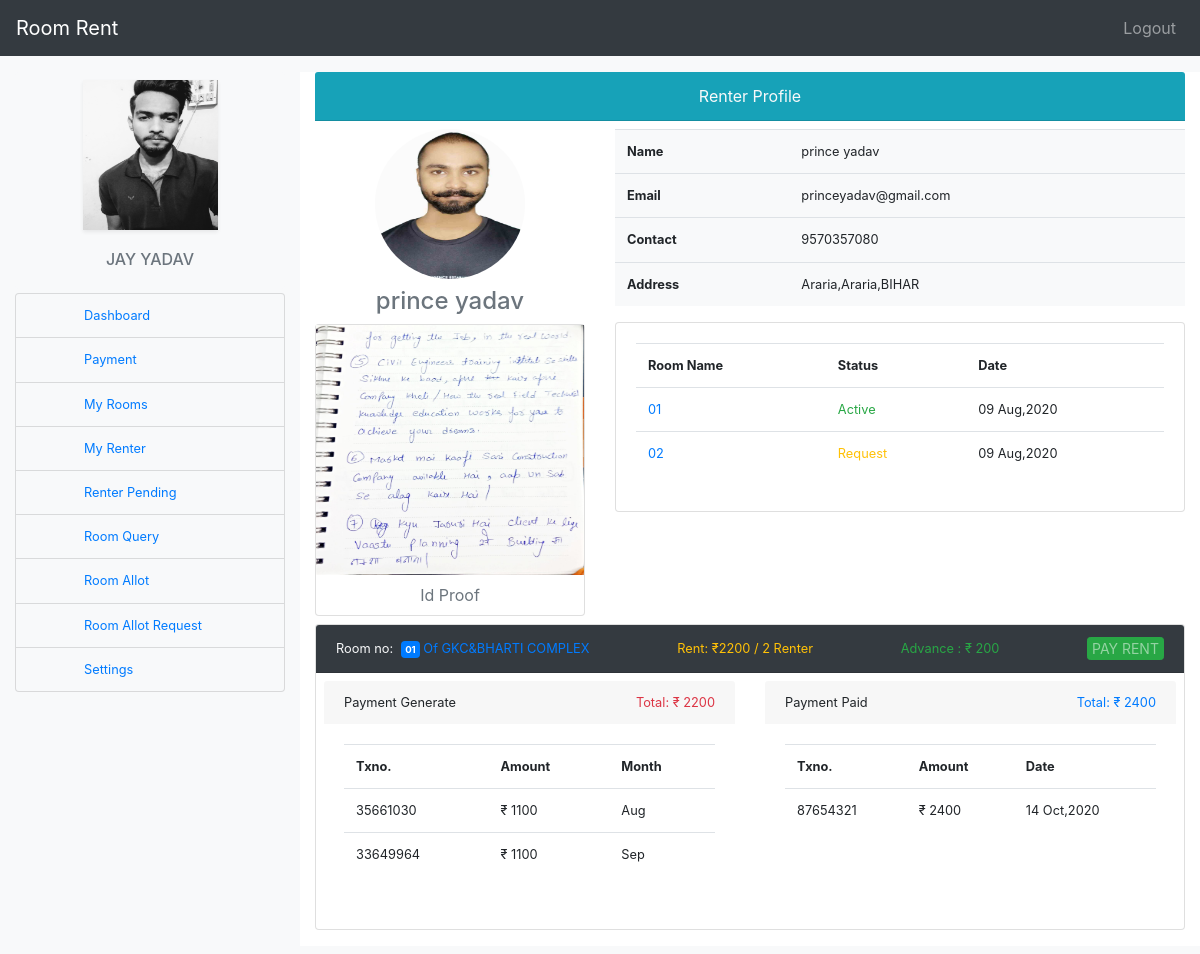
The app's page /view_renter_profile/2 (signed in), older data.
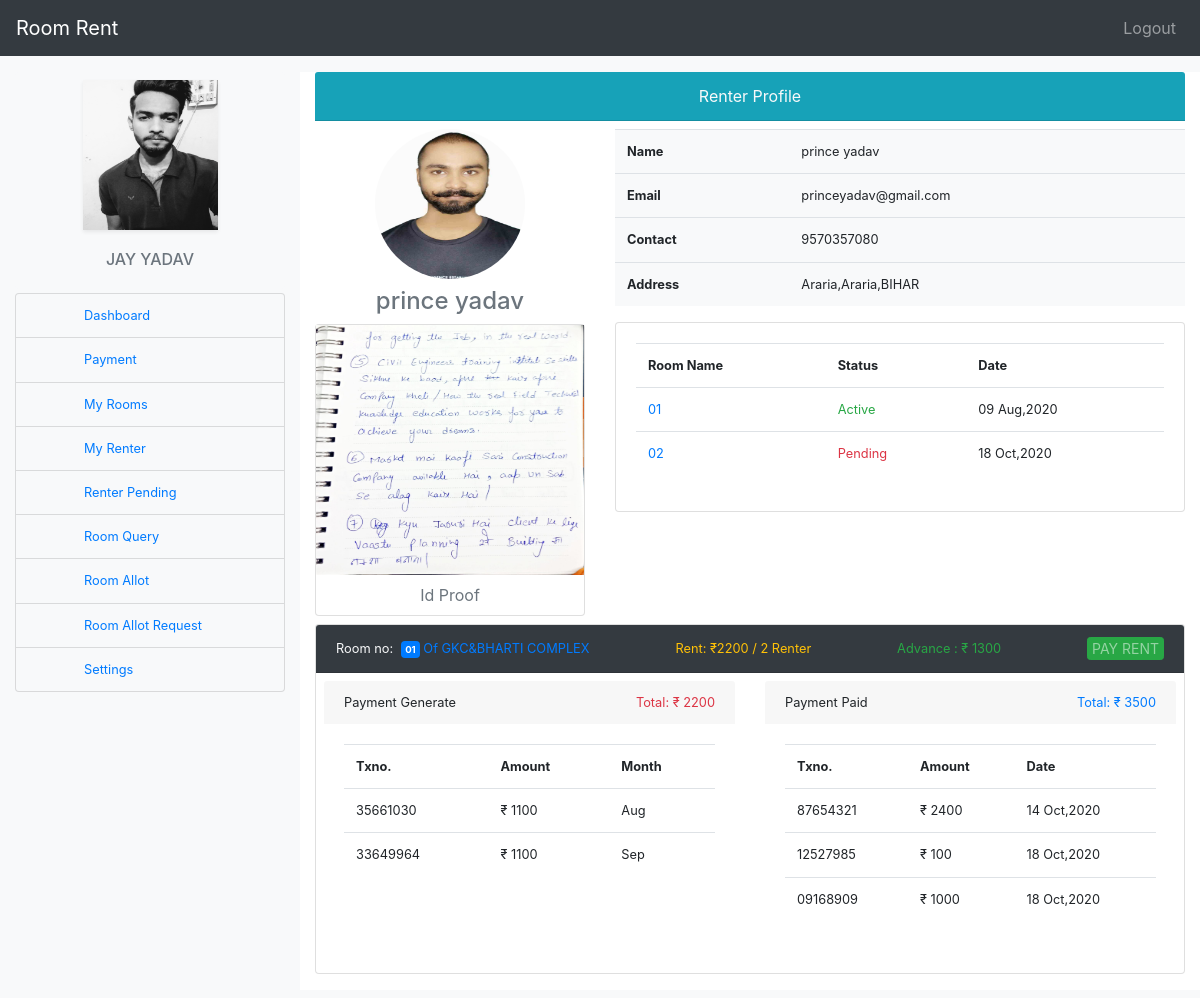
The same page, newer data.
### datawork/models.py (models this page shows, shortened)
class RoomOwner(models.Model):
    ro_id = models.AutoField(primary_key=True)
    user_id = models.ForeignKey(User,on_delete=models.CASCADE)
    ro_image = models.ImageField(upload_to="profile")
    ro_contact = models.CharField(max_length=10,unique=True)
    ro_street = models.TextField(max_length=200)
    ro_id_proof = models.ImageField(upload_to="profile/proof")
    ro_house = models.CharField(max_length=100)
    ro_house_image = models.ImageField(upload_to="image")
    state = models.ForeignKey(State,on_delete=models.CASCADE)
    city = models.ForeignKey(City,on_delete=models.CASCADE)

class RoomRenter(models.Model):
    rr_id = models.AutoField(primary_key=True)
    user_id = models.ForeignKey(User,on_delete=models.CASCADE)
    rr_contact = models.CharField(max_length=10,unique=True)
    rr_image = models.ImageField(upload_to="profile")
    rr_street = models.TextField(max_length=200)
    state = models.ForeignKey(State,on_delete=models.DO_NOTHING)
    city = models.ForeignKey(City,on_delete=models.DO_NOTHING)
    rr_id_proof = models.ImageField(upload_to="profile/proof")

class City(models.Model):
    name = models.CharField(max_length=100)
    state = models.ForeignKey(State,on_delete=models.CASCADE)
    slug = models.SlugField()

class State(models.Model):
    name = models.CharField(max_length=100,unique=True)
    slug = models.SlugField()

class RoomAllot(models.Model):
    ra_id = models.AutoField(primary_key=True)
    ra_room_id = models.ForeignKey(Room, on_delete=models.DO_NOTHING)
    user_id = models.ForeignKey(User, on_delete=models.DO_NOTHING,related_name='user_id')
    renter = models.ForeignKey(User, on_delete=models.DO_NOTHING,related_name='renter')
    ra_doc = models.DateTimeField(default=datetime.now(), blank=True)
    ra_status = models.CharField(max_length=20, default='1',choices=(("0", "Request"), ("1", "Active"),("2","Pending")))
    slug = models.SlugField()

class Room(models.Model):
    r_id = models.AutoField(primary_key=True)
    user_id = models.ForeignKey(User,on_delete=models.CASCADE)
    r_title = models.CharField(max_length=100)
    r_rent = models.IntegerField()
    r_type = models.ForeignKey(RoomType,on_delete=models.DO_NOTHING)
    r_desc = models.TextField(max_length=200)
    r_image = models.ImageField(upload_to="image")
    slug = models.SlugField()
    r_status = models.CharField(max_length=20, default='1',choices=(("0", "Pending"), ("1", "Active")))
    r_doc = models.DateTimeField(default=datetime.now(), blank=True)

class PaymentGenerate(models.Model):
    pg_id = models.AutoField(primary_key=True)
    pg_txn = models.CharField(max_length=100)
    user_id = models.ForeignKey(User,on_delete=models.DO_NOTHING)
    pg_amount = models.IntegerField()
    pg_month = models.DateTimeField()
    pg_allot_id = models.ForeignKey(RoomAllot,on_delete=models.DO_NOTHING)
    pg_doc = models.DateTimeField(default=datetime.now(), blank=True)
    slug = models.SlugField()

class PaymentPaid(models.Model):
    pp_id = models.AutoField(primary_key=True)
    pp_txn = models.CharField(max_length=100)
    user_id = models.ForeignKey(User, on_delete=models.DO_NOTHING)
    pp_amount = models.IntegerField()
    pp_allot_id = models.ForeignKey(RoomAllot,on_delete=models.DO_NOTHING)
    pp_doc = models.DateTimeField(default=datetime.now(), blank=True)
    slug = models.SlugField()

### datawork/views.py (the view, shortened to what this page needs)
# urls.py: path('view_renter_profile/<str:rnt_id>', views.view_renter_profile,name="view_renter_profile"),
@login_required(login_url=logins)
def view_renter_profile(r,rnt_id):
    pay = RoomAllot.objects.filter(ra_id=r.POST.get('ra_id'))
    data = {
        "renter_profile":RoomRenter.objects.get(user_id=rnt_id),
        "user_r": User.objects.get(roomrenter__user_id=rnt_id),
        "user": RoomOwner.objects.filter(user_id__username=r.user),
        "userdata": User.objects.filter(username=r.user),
        "room_al": RoomAllot.objects.filter(renter__id=rnt_id).filter(user_id__username=r.user),
        "room": RoomAllot.objects.filter(renter__id=rnt_id, ra_status='1').filter(user_id__username=r.user),
    }
    return render(r,'roomowner/view_renter_profile.html',data)

### datawork/templatetags/template_tags.py (called while the page is built)
@register.filter
def room_allot_count(context):
    qs = RoomAllot.objects.filter(ra_room_id=context,ra_status='1')
    if qs.exists():
        return qs.count()
    else:
        return 0

@register.filter
def room_owner_house(context):
    qs = RoomOwner.objects.get(user_id=context)
    if qs:
        return qs.ro_house
    else:
        return 0

@register.filter
def sum_pg_amount(x):
    total = x.paymentgenerate_set.aggregate(Sum('pg_amount'))['pg_amount__sum']
    return total

@register.filter
def sum_pp_amount(x):
    total = x.paymentpaid_set.aggregate(Sum('pp_amount'))['pp_amount__sum']
    return total

@register.filter
def subtract(x):
    value = x.paymentgenerate_set.aggregate(Sum('pg_amount'))['pg_amount__sum']
    arg = x.paymentpaid_set.aggregate(Sum('pp_amount'))['pp_amount__sum']
    return round(abs(value - arg))

@register.filter
def cond(x):
    value = x.paymentgenerate_set.aggregate(Sum('pg_amount'))['pg_amount__sum']
    arg = x.paymentpaid_set.aggregate(Sum('pp_amount'))['pp_amount__sum']
    if(value - arg > 0):
        return True
    else:
        return False

### templates/roomowner/view_renter_profile.html (shortened to what this page needs)
{% extends 'roomowner/ro_base.html' %}
{% load template_tags %}
{% block content %}
<div class="col-lg-9 bg-white mb-2">
    <div class="card-header  text-center bg-info text-light">Renter Profile</div>
<div class="row mt-2 mb-2">
    <div class="col-lg-4">
        <div class="">
            <center>
            <img src="{{ renter_profile.rr_image.url }}" alt="" class="rounded-circle " width="150px" height="150px">
                <br>
            <label for="" class="text-muted text-center h4 mt-2">{{ user_r.first_name }} {{ user_r.last_name }}</label>
                </center>
        </div>
        <div class="card">
            <img src="{{ renter_profile.rr_id_proof.url }}" alt="" class="" width="100%" height="250px">
            <label for="" class="text-muted text-center mt-2">Id Proof</label>
        </div>
    </div>
    <div class="col-lg-8">
        <div class="card border-0">
                <table class="table table-responsive-sm bg-light">
                    <tr class="small">
                        <th>Name</th>
                        <td>{{ user_r.first_name }} {{ user_r.last_name }}</td>
                    </tr>
                    <tr class="small">
                        <th>Email</th>
                        <td>{{ user_r.email }}</td>
                    </tr>
                    <tr class="small">
                        <th>Contact</th>
                        <td>{{ renter_profile.rr_contact }}</td>
                    </tr>
                    <tr class="small">
                        <th>Address</th>
                        <td>{{ renter_profile.rr_street }},{{ renter_profile.city.name }},{{ renter_profile.state.name }}</td>
                    </tr>
                </table>
        </div>
        <div class="card">
            <div class="card-body">
            <table class="table table-responsive-sm">
                <tr class="small">
                    <th>Room Name</th>
                    <th>Status</th>
                    <th>Date</th>
                </tr>
                {% for rl in room_al %}
                    <tr class="small">
                    <td><a href="{% url 'owner_room_view' rl.ra_room_id.r_id %}" class="nav-link m-0 p-0">{{ rl.ra_room_id.r_title }}</a></td>
                    <td>
                        {% if rl.ra_status == '1' %}
                            <span class="text-success">Active</span>
                        {% elif rl.ra_status == '2' %}
                            <span class="text-danger">Pending</span>
                        {% else %}
                            <span class="text-warning">Request</span>
                        {% endif %}
                    </td>
                    <td>{{ rl.ra_doc|date:'d M,Y' }}</td>
                    </tr>
                {% empty %}
                        <tr>
                            <td colspan="3"><div class="alert alert-danger h6 text-center p-3" role="alert">No room allot availables!</div></td>
                        </tr>
                {% endfor %}
            </table>
            </div>
        </div>
    </div>
    <div class="col-lg-12">
{% for rm in room %}
    <div class="card mt-2 mb-2">
    <div class="card-header bg-dark small">
        <div class="form-inline text-light">
            Room no: <a href="{% url 'owner_room_view' rm.ra_room_id.r_id %}" class="nav-link text-primary text-capitalize ml-2 m-0 p-0"> <span class="badge badge-primary p-1">{{ rm.ra_room_id.r_title }}</span> of {{ rm.ra_room_id.user_id|room_owner_house }}</a>
            <span class="text-warning ml-auto">Rent:  ₹{{ rm.ra_room_id.r_rent }} / {{ rm.ra_room_id|room_allot_count }} Renter</span>
            <span class=" ml-auto">
                {% if rm|cond %}
                      <span class="text-danger">Due: ₹ {{ rm|subtract }}</span>
                {% else  %}
                    <span class="text-success">Advance : ₹ {{ rm|subtract }}</span>
                {% endif %}
            </span>
            <button type="button" class="btn btn-success btn-sm ml-auto m-0 p-0 px-1 small text-white-50" data-toggle="modal" data-target="#payRent{{ rm.ra_id }}">PAY RENT</button>
        </div>
    </div>
    <div class="card-body m-1 p-1">
        <div class="row mb-2">
    <div class="col-lg-6">
        <div class="card border-0">
                <div class="card-header small border-0">Payment Generate <span class="float-right text-danger">Total: ₹ {{ rm|sum_pg_amount }} </span></div>
                <div class="card-body ">
                    <table class="table table-responsive-sm ">
                        <tr class="small">
                            <th>Txno.</th>
                            <th>Amount</th>
                            <th>Month</th>
                        </tr>
                        {% for pg in rm.paymentgenerate_set.all %}
                        <tr class="small">
                            <td>{{ pg.pg_txn }}</td>
                            <td>₹ {{ pg.pg_amount }}</td>
                            <td>{{ pg.pg_month|date:'M' }}</td>
                        </tr>
                        {% empty %}
                            <tr>
                                <td colspan="4"><div class="alert alert-danger h6 text-center p-3" role="alert">No Payment Generate availables!</div></td>
                            </tr>
                        {% endfor %}
                    </table>
                </div>
            </div>
    </div>
     <div class="col-lg-6">
        <div class="card border-0">
                <div class="card-header small border-0">Payment Paid <span class="float-right text-primary"> Total: ₹ {{ rm|sum_pp_amount }}</span></div>
                <div class="card-body ">
                    <table class="table table-responsive-sm ">
                        <tr class="small">
                            <th>Txno.</th>
                            <th>Amount</th>
                            <th>Date</th>
                        </tr>
                        {% for pp in rm.paymentpaid_set.all %}
                        <tr class="small">
                            <td>{{ pp.pp_txn }}</td>
                            <td>₹ {{ pp.pp_amount }}</td>
                            <td>{{ pp.pp_doc|date:'d M,Y' }}</td>
                        </tr>
                        {% empty %}
                            <tr>
                                <td colspan="4"><div class="alert alert-danger h6 text-center p-3" role="alert">No Payment Paid availables!</div></td>
                            </tr>
                        {% endfor %}
                    </table>
                </div>
            </div>
    </div>
</div>
    </div>
   </div>
{% empty %}
    <div class="alert alert-danger h6 text-center p-3" role="alert">No room availables!</div>
{% endfor %}
</div>
</div>
</div>
{% endblock %}

### templates/roomowner/ro_base.html (shortened to what this page needs)
<!DOCTYPE html>
<html lang="en">
<head>
{% load static %}
    <link rel="stylesheet" href="{% static 'bootstrap.css' %}">
    <link rel="stylesheet" href="https://use.fontawesome.com/releases/v5.5.0/css/all.css">
    <link href="https://cdn.jsdelivr.net/npm/select2@4.1.0-beta.1/dist/css/select2.min.css" rel="stylesheet" />
</head>
<body class="bg-light">
    <nav class="navbar navbar-expand-lg navbar-dark bg-dark sticky-top">
        <a href="{% url 'homepage' %}" class="navbar-brand">Room Rent</a>
        <ul class="navbar-nav ml-auto">
            <li class="nav-item"><a href="{% url 'logouts' %}" class="nav-link">Logout</a></li>
        </ul>
    </nav>
    <div class="container-fluid mt-3">
        <div class="row">
            <div class="col-lg-3">
                <div class="card border-0 bg-light">
                    <center>
                    <img src="{{ user.0.ro_image.url }}" class="shadow-sm mt-2" width="50%" height="150px" alt="logo">
                    <div class="card-body">
                        <h1 class="text-truncate h6 p-0 m-0  text-center text-uppercase text-muted">{{ userdata.0.first_name }} {{ userdata.0.last_name }}</h1>
                    </div>
                   </center>
                </div>
                <ul class="list-group mt-1 ">
                          <li class="list-group-item bg-light"><a href="{% url 'owner_profile' %}" class="nav-link small p-0 m-0 ml-5">Dashboard</a></li>
                          <li class="list-group-item bg-light"><a href="" class="nav-link small p-0 m-0 ml-5">Payment</a></li>
                          <li class="list-group-item bg-light"><a href="{% url 'owner_rooms' %}" class="nav-link small p-0 m-0 ml-5">My Rooms</a></li>
                          <li class="list-group-item bg-light"><a href="{% url 'my_renter' %}" class="nav-link small p-0 m-0 ml-5">My Renter</a></li>
                          <li class="list-group-item bg-light"><a href="{% url 'room_allot_pending' %}" class="nav-link small p-0 m-0 ml-5">Renter Pending</a></li>
                          <li class="list-group-item bg-light"><a href="{% url 'owner_room_query' %}" class="nav-link small p-0 m-0 ml-5">Room Query</a></li>
                          <li class="list-group-item bg-light"><a href="{% url 'room_allot' %}" class="nav-link small p-0 m-0 ml-5">Room Allot</a></li>
                          <li class="list-group-item bg-light"><a href="{% url 'room_allot_request' %}" class="nav-link small p-0 m-0 ml-5">Room Allot Request</a></li>
                          <li class="list-group-item bg-light"><a href="{% url 'password_change_owner' %}" class="nav-link small p-0 m-0 ml-5">Settings</a></li>
                </ul>
            </div>
            {% block content %}{% endblock %}
        </div>
    </div>
</body>
</html>

Row changes from the older to the newer data that the page shows:
computed for RoomAllot "09 Aug,2020": ra_id "200" → "1300"; ra_id "2400" → "3500"
changed RoomAllot: ra_doc "09 Aug,2020" → "18 Oct,2020"; ra_status "Request" → "Pending"
added PaymentPaid: pp_txn "12527985", pp_amount "100", pp_doc "18 Oct,2020", shown under RoomAllot "09 Aug,2020"
added PaymentPaid: pp_txn "09168909", pp_amount "1000", pp_doc "18 Oct,2020", shown under RoomAllot "09 Aug,2020"
